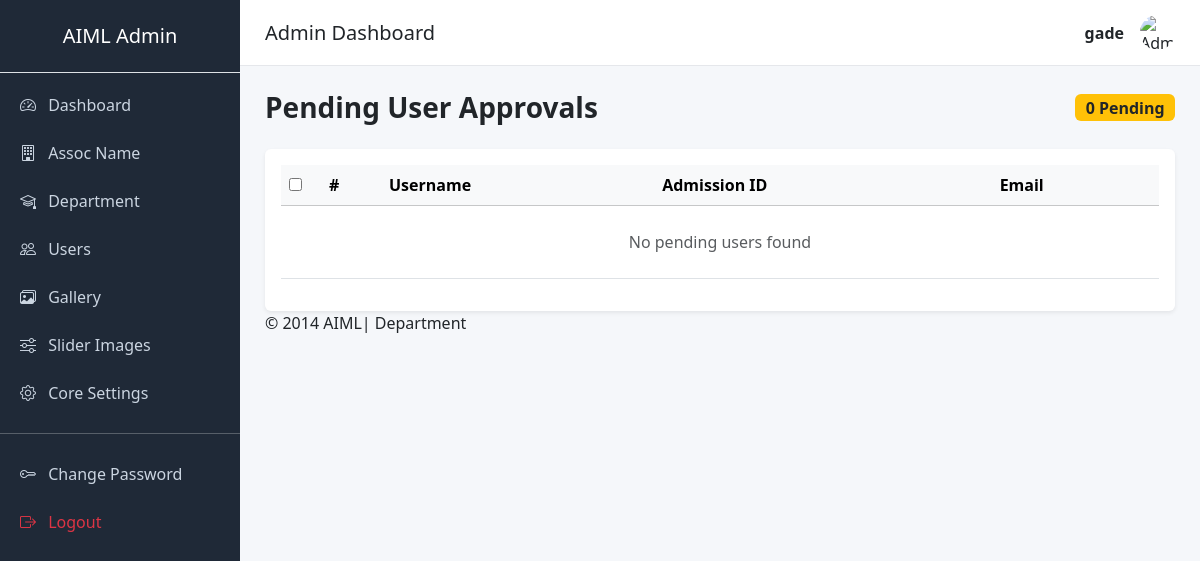
The app's page /admin/users/users.php (signed in), older data.
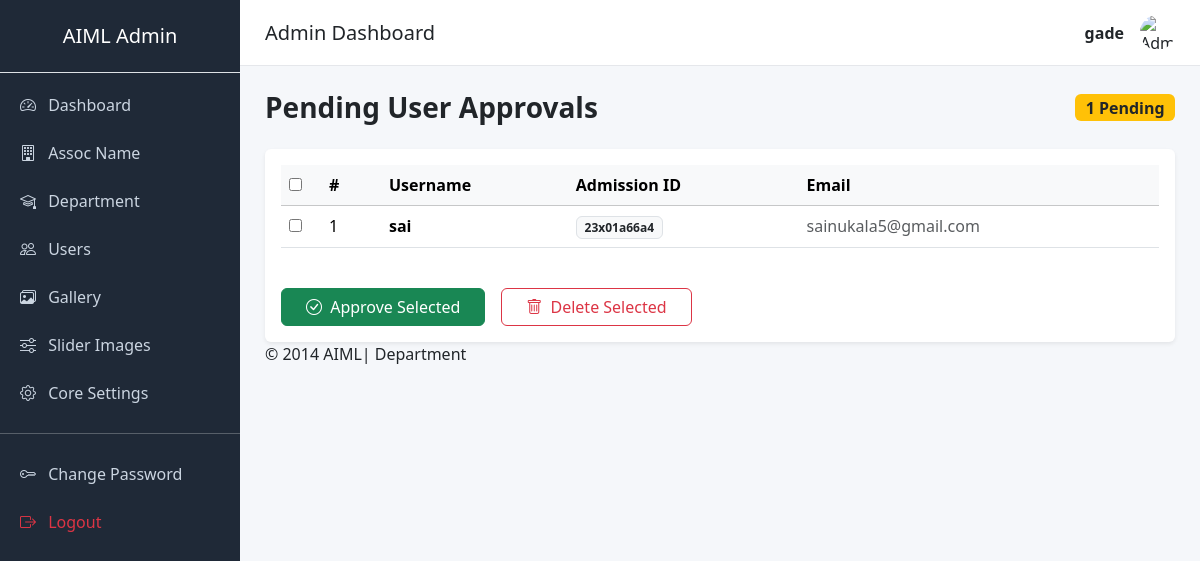
The same page, newer data.
### tables this page shows
CREATE TABLE `users` (
  `id` int NOT NULL AUTO_INCREMENT COMMENT 'customer id is auto increament and primary key',
  `username` varchar(200) NOT NULL COMMENT 'user name',
  `password` varchar(50) NOT NULL COMMENT 'user password is stored',
  `mail_id` varchar(500) NOT NULL COMMENT 'user mail_id is stored',
  `firstname` varchar(50) NOT NULL COMMENT 'user first name is stored',
  `lastname` varchar(50) NOT NULL COMMENT 'user last name is stored',
  `gender` varchar(20) NOT NULL COMMENT 'gender',
  `address` varchar(25) NOT NULL COMMENT 'user address is stored',
  `mobile_no` bigint NOT NULL COMMENT 'user mobile no is stored',
  `batch_id` int NOT NULL,
  `stream_id` int NOT NULL,
  `section` smallint NOT NULL COMMENT 'section',
  `admission_id` varchar(300) NOT NULL COMMENT 'Admission Id',
  `image` varchar(500) NOT NULL COMMENT 'Image Of User',
  `created_on` timestamp NOT NULL DEFAULT CURRENT_TIMESTAMP COMMENT 'customer created date and time is stored',
  `last_access` timestamp NULL DEFAULT CURRENT_TIMESTAMP ON UPDATE CURRENT_TIMESTAMP,
  `status` tinyint NOT NULL,
  PRIMARY KEY (`id`),
  UNIQUE KEY `username` (`username`)
);

### libraries/mysql.class.php (called while the page is built, shortened)
<?php
class DataBasePDO
{
	private static $hostname	=  DB_SERVER;
	private static $username	=  DB_USER;
	private static $password	=  DB_PASS;
	private static $dbname		=  DB_DATABASE;
	private static $instance 	= FALSE;
	private $db;
	public $fetch_mode 			= PDO::FETCH_ASSOC;
	private $last_statement		= NULL;
	public function __construct($connect = true, $dataBase = null, $server = null,$userName = null, $passWord = null){
			return self::$instance;
	}
	public function connectToDB(){
			$dns='mysql:host='.self::$hostname.';dbname='.self::$dbname;
	    	self::$instance = new PDO($dns, self::$username, self::$password);
	    	self::$instance->setAttribute(PDO::ATTR_ERRMODE, PDO::ERRMODE_EXCEPTION);
	    	$this->db = self::$instance;
	}
	public function getAllResults($sqlQuery = NULL){
			$this->internalQuery($sqlQuery);
			$result = $this->last_statement->fetchAll();
			return $result;
	}
	public function internalQuery($sqlQuery = NULL){
			$stmt = $this->db->query($sqlQuery);
			$stmt->setFetchMode($this->fetch_mode);
			$this->last_statement = $stmt;
			return TRUE;
	}
}
?>

### libraries/functions.class.php (called while the page is built, shortened)
<?php
	include_once("mysql.class.php");
	class DataFunctions {
		public $dbObj;
		public function __construct(){
			$this->dbObj = new DataBasePDO();
	}
	 public function getTempUsers($table){
			$sqlQuery	= 'SELECT id, username, password, firstname, lastname, mail_id, admission_id, image, status FROM '.$table.' WHERE status = 0';
			$result		= $this->dbObj->getAllResults($sqlQuery);
			return $result;
	 }
}

### admin/users/users.php (the view, shortened to what this page needs)
<?php
include_once('../layout/main_header.php');
require_once(LIB_PATH . '/functions.class.php');
$fcObj = new DataFunctions();
$tbUsers = TB_USERS;
$regUsers = $fcObj->getTempUsers($tbUsers);
$noOfUsers = sizeof($regUsers);
?>
<div class="d-flex justify-content-between align-items-center mb-4">
    <h3 class="fw-bold mb-0">
        Pending User Approvals
    </h3>
    <span class="badge bg-warning text-dark fs-6">
        <?php echo $noOfUsers; ?> Pending
    </span>
</div>
<div class="card shadow-sm border-0">
    <div class="card-body">
        <form action="userstatus.php" method="POST">
            <div class="table-responsive">
                <table class="table table-hover align-middle">
                    <thead class="table-light">
                        <tr>
                            <th width="40">
                                <input type="checkbox" onclick="toggleAll(this)">
                            </th>
                            <th width="60">#</th>
                            <th>Username</th>
                            <th>Admission ID</th>
                            <th>Email</th>
                        </tr>
                    </thead>
                    <tbody>
                        <?php if($noOfUsers > 0){ ?>
                            <?php for($i=0; $i<$noOfUsers; $i++){ ?>
                                <tr>
                                    <td>
                                        <input type="checkbox"
                                               name="users[]"
                                               value="<?php echo $regUsers[$i]['id']; ?>">
                                    </td>
                                    <td><?php echo $i+1; ?></td>
                                    <td class="fw-semibold">
                                        <?php echo $regUsers[$i]['username']; ?>
                                    </td>
                                    <td>
                                        <span class="badge bg-light text-dark border">
                                            <?php echo $regUsers[$i]['admission_id']; ?>
                                        </span>
                                    </td>
                                    <td class="text-muted">
                                        <?php echo $regUsers[$i]['mail_id']; ?>
                                    </td>
                                </tr>
                            <?php } ?>
                        <?php } else { ?>
                            <tr>
                                <td colspan="5" class="text-center py-4 text-muted">
                                    No pending users found
                                </td>
                            </tr>
                        <?php } ?>
                    </tbody>
                </table>
            </div>
            <?php if($noOfUsers > 0){ ?>
            <div class="mt-4 d-flex gap-3">
                <button type="submit"
                        name="approveusers"
                        class="btn btn-success px-4">
                    <i class="bi bi-check-circle me-1"></i>
                    Approve Selected
                </button>
                <button type="submit"
                        name="deleteusers"
                        formaction="deleteusers.php"
                        class="btn btn-outline-danger px-4">
                    <i class="bi bi-trash me-1"></i>
                    Delete Selected
                </button>
            </div>
            <?php } ?>
        </form>
    </div>
</div>
<?php include_once('../layout/footer.php'); ?>

Row changes from the older to the newer data that the page shows:
added users: username "sai", admission "23x01a66a4", mail "sainukala5@gmail.com"
Text that changed along with them:
$noOfUsers: "0" → "1"
text no longer shown: "No pending users found"
text now shown: "Approve Selected Delete Selected"
